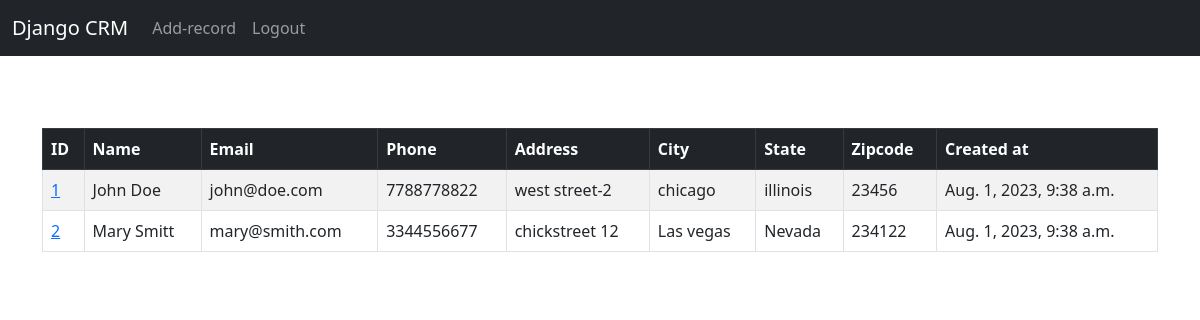
Page / (signed in) on the earlier database version.
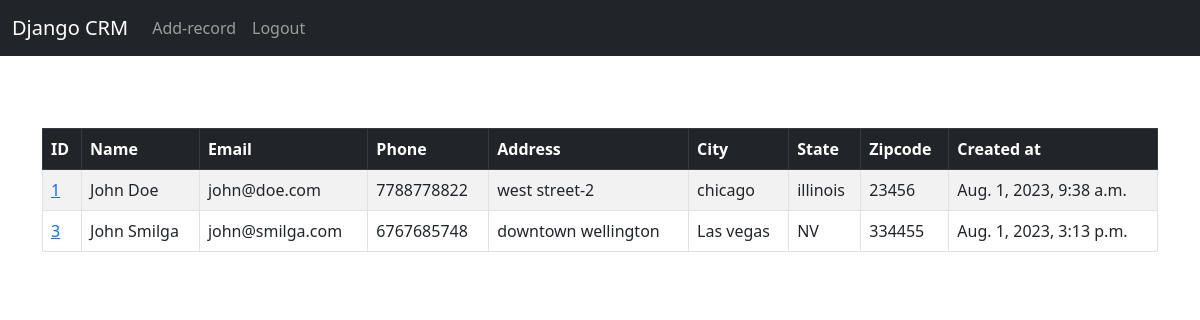
Same page on the later database version.
### website_crm/models.py (models this page shows, shortened)
class Record(models.Model):
    created_at = models.DateTimeField(auto_now_add=True)
    first_name = models.CharField(max_length=50,)
    last_name = models.CharField(max_length=50)
    email = models.EmailField(max_length=100)
    phone = models.CharField(max_length=50)
    address = models.CharField(max_length=100)
    city = models.CharField(max_length=50)
    state = models.CharField(max_length=50)
    zipcode = models.CharField(max_length=50)

### website_crm/views.py (the view)
# urls.py: path("", views.home, name="home"),
def home(request):
    records = Record.objects.all()
    if request.method == "POST":
        username = request.POST["username"]
        password = request.POST["password"]
        user = authenticate(request, username=username, password=password)
        if user is not None:
            login(request, user)
            messages.success(request, "You have been logged in succesfully!")
        else:
            messages.error(request, "There was an error logging in!")
        return redirect("home")
    else:
        return render(
            request,
            "home.html",
            {
                "records": records,
            },
        )

### website_crm/templates/home.html (shortened to what this page needs)
{% extends "base.html" %} {% block content %}
{% if request.user.is_authenticated %}
<table class="table table-striped table-hover table-bordered">
  <thead class="table-dark">
    <tr>
      <th scope="col">ID</th>
      <th scope="col">Name</th>
      <th scope="col">Email</th>
      <th scope="col">Phone</th>
      <th scope="col">Address</th>
      <th scope="col">City</th>
      <th scope="col">State</th>
      <th scope="col">Zipcode</th>
      <th scope="col">Created at</th>
    </tr>
  </thead>
  <tbody>
    {% if records %} {% for record in records %}
    <tr>
      <td>
        <a href="{% url 'record' pk=record.id %}"> {{record.id}} </a>
      </td>
      <td>{{record.first_name}} {{record.last_name}}</td>
      <td>{{record.email}}</td>
      <td>{{record.phone}}</td>
      <td>{{record.address}}</td>
      <td>{{record.city}}</td>
      <td>{{record.state}}</td>
      <td>{{record.zipcode}}</td>
      <td>{{record.created_at}}</td>
    </tr>
    <br />
    {% endfor %} {% endif %}
  </tbody>
</table>
{% endif %}
{% endblock content %}

Differences in the rows shown:
removed Record: id "2", first_name "Mary", last_name "Smitt", email "mary@smith.com", phone "3344556677", address "chickstreet 12", city "Las vegas", state "Nevada", zipcode "234122", created_at "Aug. 1, 2023, 9:38 a.m."
added Record: id "3", first_name "John", last_name "Smilga", email "john@smilga.com", phone "6767685748", address "downtown wellington", city "Las vegas", state "NV", zipcode "334455", created_at "Aug. 1, 2023, 3:13 p.m."
